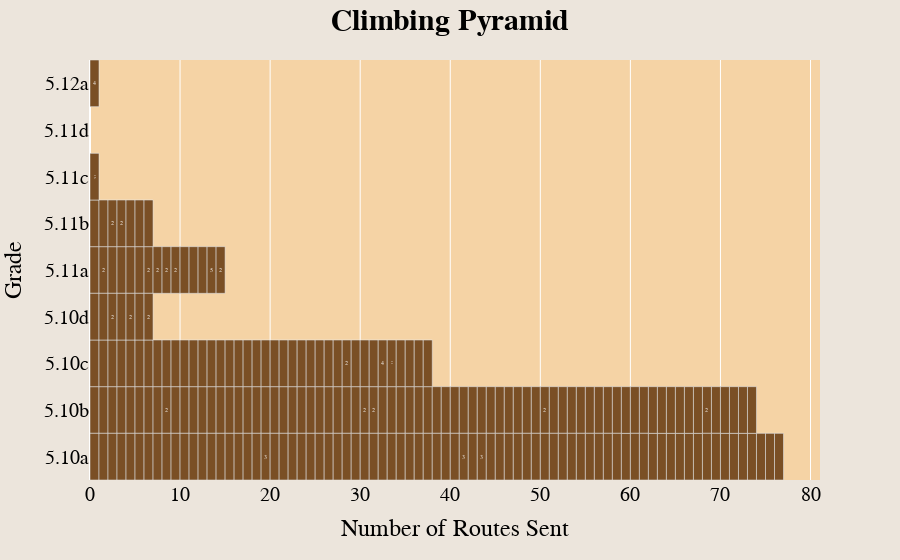

Write notebook code for a chart like this one.
### Code cell
fig = px.bar(df_clean_sends_r, y="Rating", orientation='h', category_orders={"Rating": ryaxorder[::-1]}, text='Attempts', custom_data=['Route', 'Date Formatted', 'Location', 'Length', 'Avg Stars']) # The [::-1] is an inverse slice
fig.update_layout(font={'family':'Courier New', 'color':'black', 'size':20}, title={'text':'<b>Climbing Pyramid</b>', 'x':0.5, 'font_size':30}, xaxis={'title': 'Number of Routes Sent'}, yaxis={'title': 'Grade'}, paper_bgcolor='#ece5dc', plot_bgcolor='#F5D3A5', bargap=0)
fig.update_traces(marker_color='#7A4F25', textposition = "inside", textfont={"color": 'White', "size": 12, "family": 'Arial Black'},  hovertemplate='Name: %{customdata[0]}<br>Date: %{customdata[1]}<br>Location: %{customdata[2]}<br>Length: %{customdata[3]}ft<br>Avg Stars: %{customdata[4]}')
# fig.update_traces(marker_color=list(map(lambda x: '#7A4F25' if (x=='') else '#bf9315', df_clean_sends['Attempts'])), textposition = "inside",  hovertemplate='Name: %{customdata[0]}<br>Date: %{customdata[1]}<br>Location: %{customdata[2]}<br>Length: %{customdata[3]}ft<br>Avg Stars: %{customdata[4]}')

### Figure 1 — Plotly figure (JSON) as saved in the notebook; plotly's stock layout.template omitted (floating-point values rounded to 4 significant figures; data arrays with more than 128 entries replaced by an {"elided": "..."} marker saying what was removed)
{"data": [{"alignmentgroup": "True", "customdata": {"elided": "220x5 mixed values"}, "hovertemplate": "Name: %{customdata[0]}<br>Date: %{customdata[1]}<br>Location: %{customdata[2]}<br>Length: %{customdata[3]}ft<br>Avg Stars: %{customdata[4]}", "legendgroup": "", "marker": {"color": "#7A4F25", "pattern": {"shape": ""}}, "name": "", "offsetgroup": "", "orientation": "h", "showlegend": false, "text": {"elided": "220 mixed values"}, "textfont": {"color": "White", "family": "Arial Black", "size": 12}, "textposition": "inside", "type": "bar", "x": {"elided": "220 int values"}, "xaxis": "x", "y": {"elided": "220 str values"}, "yaxis": "y"}], "layout": {"bargap": 0, "barmode": "relative", "font": {"color": "black", "family": "Courier New", "size": 20}, "legend": {"tracegroupgap": 0}, "margin": {"t": 60}, "paper_bgcolor": "#ece5dc", "plot_bgcolor": "#F5D3A5", "title": {"font": {"size": 30}, "text": "<b>Climbing Pyramid</b>", "x": 0.5}, "xaxis": {"anchor": "y", "domain": [0, 1], "title": {"text": "Number of Routes Sent"}}, "yaxis": {"anchor": "x", "categoryarray": ["5.0", "5.1", "5.2", "5.3", "5.4", "5.5", "5.6", "5.7", "5.8", "5.9", "5.10a", "5.10b", "5.10c", "5.10d", "5.11a", "5.11b", "5.11c", "5.11d", "5.12a", "5.12b", "5.12c", "5.12d", "5.13a", "5.13b", "5.13c", "5.13d", "5.14a", "5.14b", "5.14c", "5.14d", "5.15a", "5.15b", "5.15c", "5.15d"], "categoryorder": "array", "domain": [0, 1], "title": {"text": "Grade"}}}}
